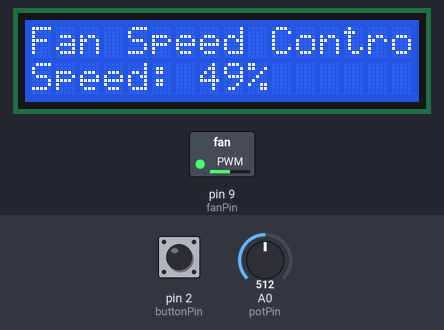
Simulated run of this sketch. Board: Arduino Uno, built with avr-gcc and run on an emulated ATmega328P. On the bench: 16×2 character LCD, switched loads named in the sketch (green lamp = pin HIGH). The inputs (shaded band) are chosen by the test bench; at power-on: pin 2 (buttonPin) HIGH, A0 (potPin) = 512.

Above: at 1.2 s.
1.3 s: pin 2 (buttonPin) pulled LOW for 1 s
At 3.3 s:
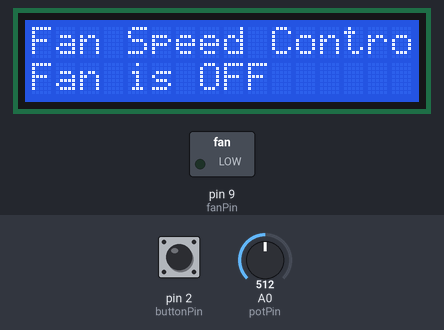
3.8 s: pin 2 (buttonPin) pulled LOW for 0.15 s
At 5.0 s:
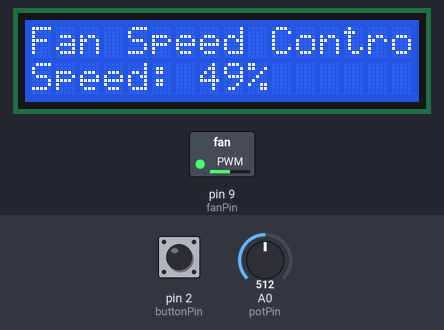
5.5 s: A0 (potPin) set to 716
At 6.2 s:
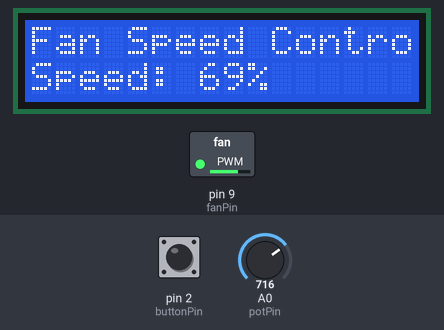
7.0 s: A0 (potPin) set to 900
At 7.5 s:
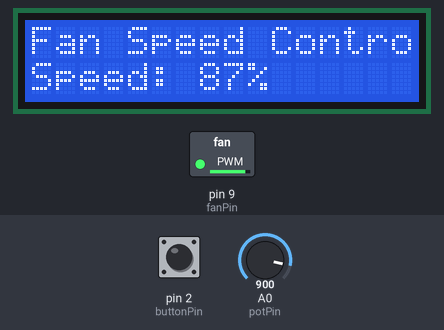
8.5 s: A0 (potPin) set to 122
At 9.4 s:
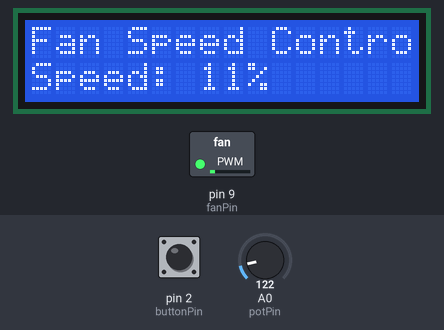
10.0 s: A0 (potPin) set to 0
At 10.7 s:
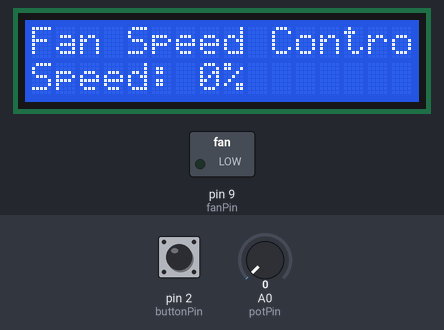
Timing chart, 0 to 12.5 s (numbered marks = the images above; inputs shaded):
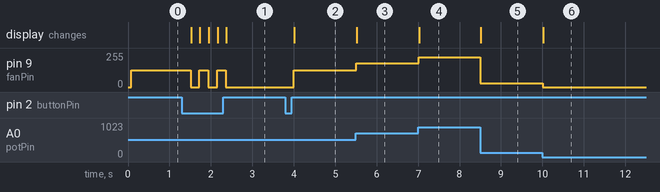

The sketch:

Code.ino
```cpp
/*
  Fan Speed Control Using Potentiometer, PWM, I2C LCD & Button Toggle

  Description:
  - Adjusts fan speed using a **potentiometer**.
  - Displays fan speed percentage on **I2C LCD**.
  - Allows **fan ON/OFF toggle** using a **push button**.
  - Uses **PWM** for smooth speed control.
*/

// Include necessary libraries
#include <LiquidCrystal_I2C.h>

// Define I2C LCD address & size
LiquidCrystal_I2C lcd_1(32, 16, 2); // 16x2 LCD with I2C interface

// Define pin numbers
const int potPin = A0;  // Potentiometer connected to A0
const int fanPin = 9;   // PWM output for fan speed
const int buttonPin = 2; // Button for ON/OFF toggle

bool fanState = true;  // Fan starts in ON state

void setup()
{
  pinMode(fanPin, OUTPUT);  // Set fan control pin as output
  pinMode(buttonPin, INPUT_PULLUP);  // Button with internal pull-up

  lcd_1.init();
  lcd_1.backlight();
  lcd_1.clear();
  lcd_1.setCursor(0, 0);
  lcd_1.print("Fan Speed Control");
}

void loop() {
  if (digitalRead(buttonPin) == LOW) {  // If button pressed
    fanState = !fanState;  // Toggle fan state
    delay(200);  // Prevent button bouncing
  }

  int potValue = analogRead(potPin);  // Read potentiometer value
  int fanSpeed = map(potValue, 0, 1023, 0, 255);  // Map to PWM range

  if (fanState) {
    analogWrite(fanPin, fanSpeed);  // Control fan speed via PWM
  	 // Display fan speed on LCD
  	lcd_1.setCursor(0, 1);
 	 lcd_1.print("Speed: ");
 	 lcd_1.print(map(fanSpeed, 0, 255, 0, 100));  // Convert PWM to percentage
 	 lcd_1.print("%   ");
  } else {
    analogWrite(fanPin, 0);  // Turn fan OFF
    lcd_1.setCursor(0, 1);
  	lcd_1.print("Fan is OFF  ");
  }
}
```

Measured:
- after the input at 1.3 s, pin 9 (fanPin): alternates 127/255 for 0.21 s and 0/255 for 0.21 s, 5 changes in all, then stays 0/255, starting after 0.21 s; the display: changes after 0.22 s (image 1)
- after the input at 3.8 s, pin 9 (fanPin): 0/255 → 127/255 after 0.20 s; the display: changes after 0.22 s (image 2)
- after the input at 5.5 s, pin 9 (fanPin): 127/255 → 178/255 at once; the display: changes at once (image 3)
- after the input at 7.0 s, pin 9 (fanPin): 178/255 → 224/255 at once; the display: changes at once (image 4)
- after the input at 8.5 s, pin 9 (fanPin): 224/255 → 30/255 at once; the display: changes at once (image 5)
- after the input at 10.0 s, pin 9 (fanPin): 30/255 → 0/255 at once; the display: changes at once (image 6)
